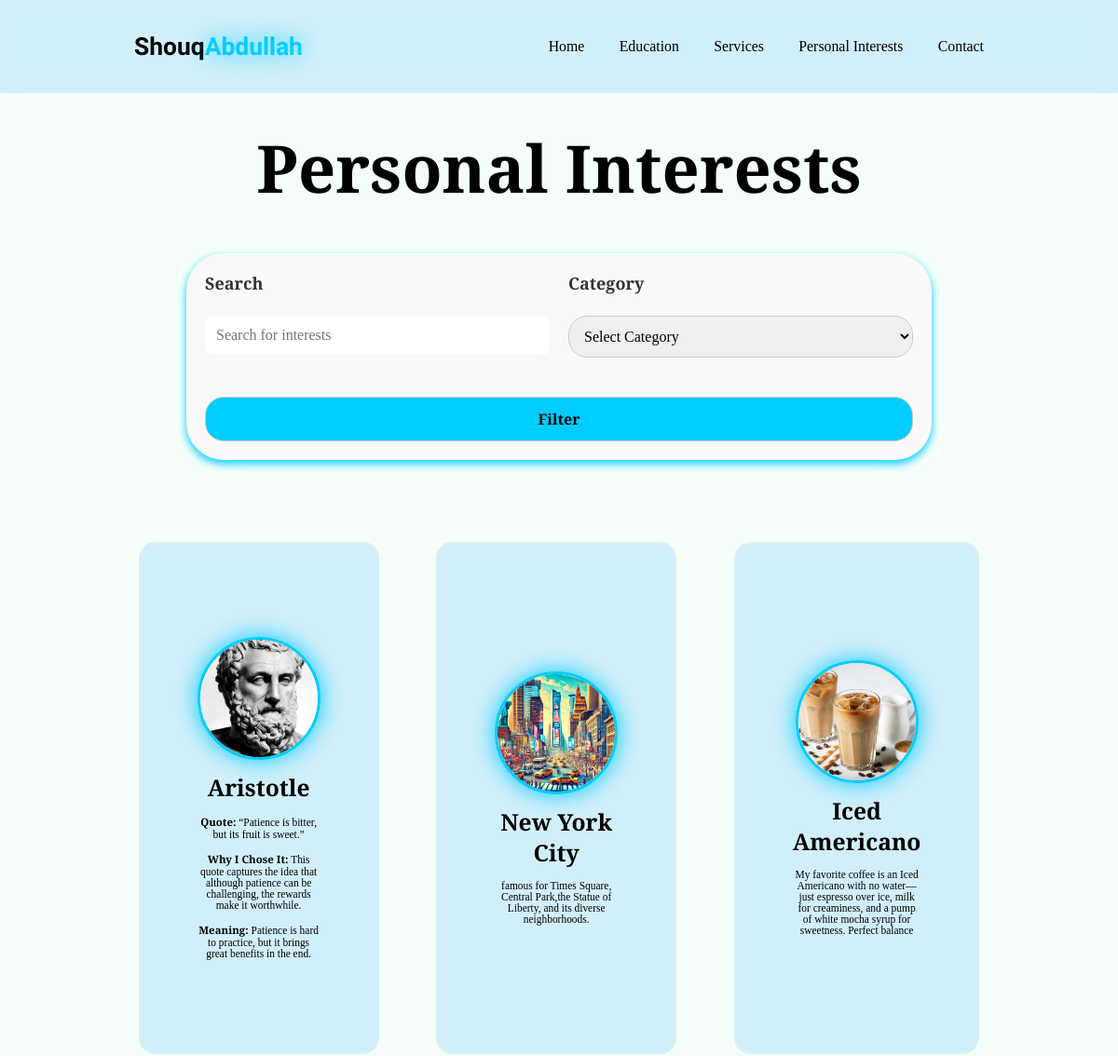
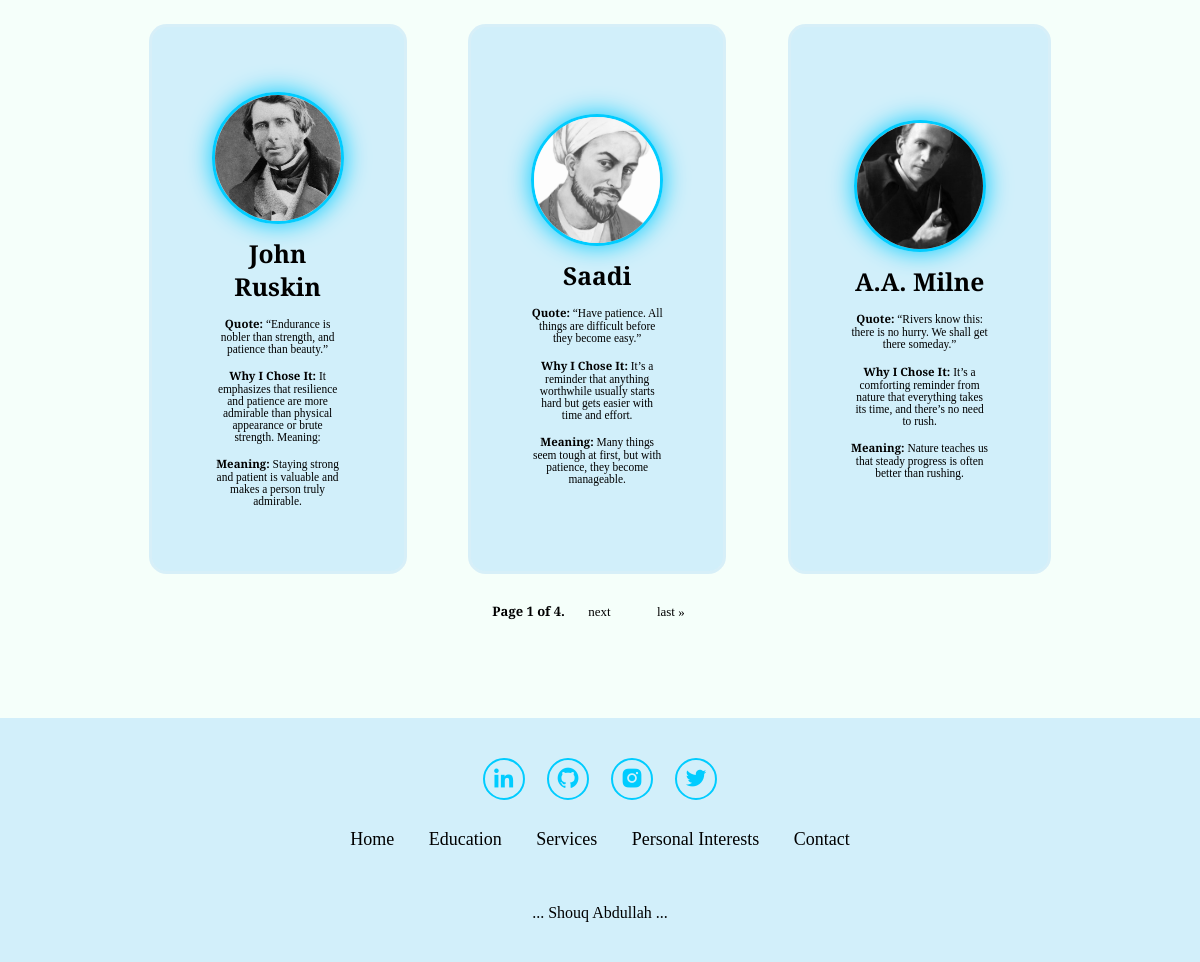
/interests/, run on the app's committed database (2 pictures, top to bottom).
### dashboard/models.py (models this page shows, shortened)
class Interest(models.Model):
    CATEGORY_CHOICES = [
        ('city', 'Favorite City'),
        ('drink', 'Favorite Drink'),
        ('quote', 'Favorite Quote'),
    ]
    name = models.CharField(max_length=255)
    description = models.TextField(null=False, blank=True)
    quote = models.TextField(null=False, blank=True)
    meaning = models.TextField(null=True, blank=True)
    why_chose = models.TextField(null=True, blank=True)
    image = models.ImageField(upload_to='interest_images/', blank=True, null=True)
    category = models.CharField(
        max_length=20,
        choices=CATEGORY_CHOICES,
        null=True,
        blank=True,
        default='city',
    )

### about_myself/views.py (the view)
# urls.py: path('interests/', views.interests_view, name='interests'),
def interests_view(request):
    search_term = request.GET.get('q', '')
    category_filter = request.GET.get('category', '')
    interests = Interest.objects.all()
    if search_term:
        interests = interests.filter(name__icontains=search_term)
    if category_filter:
        interests = interests.filter(category=category_filter)
    paginator = Paginator(interests, 6)
    page_number = request.GET.get('page')
    page_obj = paginator.get_page(page_number)
    categories = Interest.CATEGORY_CHOICES
    return render(request, 'about_myself/interests.html', {
        'page_obj': page_obj,
        'interests': interests,
        'categories': categories,
        'category_filter': category_filter,
    })

### about_myself/templates/about_myself/interests.html (shortened to what this page needs)
{% extends 'about_myself/base.html' %}
{% load static %}
{% block content %}
<section class="testimonials" id="testimonials">
    <div class="testimonials-box">
        <h2 class="heading">Personal Interests</h2>
        <form method="GET" class="filter-form">
            <div class="filter-row">
                <div class="filter-group">
                    <label for="q" class="filter-label">Search</label>
                    <input type="text" name="q" id="q" placeholder="Search for interests" value="{{ search_term }}" class="custom-search-input">
                </div>
                <div class="filter-group">
                    <label for="category" class="filter-label">Category</label>
                    <select name="category" id="category" class="custom-select">
                        <option value="">Select Category</option>
                    </select>
                </div>
                <div class="filter-group">
                    <button type="submit" class="filter-btn">Filter</button>
                </div>
            </div>
        </form>
        <div class="wrapper">
            {% for interest in page_obj %}
                <div class="testimonials-item">
                    {% if interest.image %}
                        <img src="{{ interest.image.url }}" alt="{{ interest.name }}">
                    {% else %}
                        <img src="{% static 'images/default-image.png' %}" alt="No img">
                    {% endif %}
                    <h2>{{ interest.name }}</h2>
                    {% if interest.category == 'drink' or interest.category == 'city' %}
                        <p>{{ interest.quote }}</p>
                    {% elif interest.category == 'quote' %}
                        <p><strong>Quote:</strong> {{ interest.quote }}</p>
                        <p><strong>Why I Chose It:</strong> {{ interest.why_chose }}</p>
                        <p><strong>Meaning:</strong> {{ interest.meaning }}</p>
                    {% endif %}
                </div>
            {% empty %}
                <p>No testimonials available.</p>
            {% endfor %}
        </div>
    </div>
<div class="pagination">
    <span class="step-links">
        <span class="current">
            Page {{ page_obj.number }} of {{ page_obj.paginator.num_pages }}.
        </span>
        {% if page_obj.has_next %}
            <a href="?page={{ page_obj.next_page_number }}&q={{ search_term }}&category={{ category_filter }}">next</a>
            <a href="?page={{ page_obj.paginator.num_pages }}&q={{ search_term }}&category={{ category_filter }}">last &raquo;</a>
        {% endif %}
    </span>
</div>
</section>
{% endblock %}

### about_myself/templates/about_myself/base.html (shortened to what this page needs)
{% load static %}
<!DOCTYPE html>
<html lang="en">
<head>
    <link rel="stylesheet" href="{% static 'css/style.css' %}">
    <link href='https://unpkg.com/boxicons@2.1.4/css/boxicons.min.css' rel='stylesheet'>
    <link rel="stylesheet" href="https://cdnjs.cloudflare.com/ajax/libs/font-awesome/4.7.0/css/font-awesome.min.css">
</head>
<body>
    <header class="header">
        <a href="{% url 'home' %}" class="logo" style="font-family: 'Clicker Script' , cursive;" >Shouq<span style="font-family: 'Clicker Script' , cursive;" >Abdullah</span></a>
        <nav class="navbar">
            {% if request.resolver_match.view_name == 'dashboard:dashboard_home' %}
            <a href="{% url 'dashboard:dashboard_home' %}">Dashboard</a>
            <a href="{% url 'dashboard:add_education' %}">Add Education</a>
            <a href="{% url 'dashboard:add_interest' %}">Add Interest</a>
            <a href="{% url 'dashboard:add_service' %}">Add Service</a>
            <a href="{% url 'contact:message_list' %}">Message</a>
            <a href="{% url 'home' %}">User Home</a>
        {% else %}
        <a href="{% url 'home' %}" >Home</a>
        <a href="{% url 'education' %}">Education</a>
        <a href="{% url 'services' %}">Services</a>
        <a href="{% url 'interests' %}">Personal Interests</a>
        <a href="{% url 'contact:contact' %}">Contact</a>
        {% endif %}
        </nav>
    </header>
    {% block content %}
    {% endblock %}
    <footer class="footer">
        <div class="social">
            <a href="#"><i class='bx bxl-linkedin'></i></a>
            <a href="#"><i class='bx bxl-github'></i></a>
            <a href="#"><i class='bx bxl-instagram-alt'></i></a>
            <a href="#"><i class='bx bxl-twitter'></i></a>
        </div>
        <ul class="list">
            {% if request.resolver_match.view_name == 'dashboard:dashboard_home' %}
            <li><a href="{% url 'dashboard:dashboard_home' %}">Dashboard</a></li>
            <li><a href="{% url 'dashboard:add_education' %}">Add Education</a></li>
            <li><a href="{% url 'dashboard:add_interest' %}">Add Interest</a></li>
            <li><a href="{% url 'dashboard:add_service' %}">Add Service</a></li>
            <li><a href="{% url 'contact:message_list' %}">Message</a></li>
            <li><a href="{% url 'home' %}">User Home</a></li>
            {% else %}
            <li><a href="{% url 'home' %}">Home</a></li>
            <li><a href="{% url 'education' %}">Education</a></li>
            <li><a href="{% url 'services' %}">Services</a></li>
            <li><a href="{% url 'interests' %}">Personal Interests</a></li>
            <li><a href="{% url 'contact:contact' %}">Contact</a></li>
            {% endif %}
        </ul>
        <p class="copyright">... Shouq Abdullah ...</p>
    </footer>
</body>
</html>

### data on the page
Interest: image (picture), name "Aristotle", quote "“Patience is bitter, but its fruit is sweet.”", why_chose "This quote captures the idea that although patience can be challenging, the rewards make it worthwhile.", meaning "Patience is hard to practice, but it brings great benefits in the end."
Interest: image (picture), name "New York City", quote "famous for Times Square, Central Park,the Statue of Liberty, and its diverse neighborhoods."
Interest: image (picture), name "Iced Americano", quote "My favorite coffee is an Iced Americano with no water—just espresso over ice, milk for creaminess, and a pump of white mocha syrup for sweetness. Perfect balance"
Interest: image (picture), name "John Ruskin", quote "“Endurance is nobler than strength, and patience than beauty.”", why_chose "It emphasizes that resilience and patience are more admirable than physical appearance or brute strength. Meaning:", meaning "Staying strong and patient is valuable and makes a person truly admirable."
Interest: image (picture), name "Saadi", quote "“Have patience. All things are difficult before they become easy.”", why_chose "It’s a reminder that anything worthwhile usually starts hard but gets easier with time and effort.", meaning "Many things seem tough at first, but with patience, they become manageable."
Interest: image (picture), name "A.A. Milne", quote "“Rivers know this: there is no hurry. We shall get there someday.”", why_chose "It’s a comforting reminder from nature that everything takes its time, and there’s no need to rush.", meaning "Nature teaches us that steady progress is often better than rushing."

### other printed values
{{ page_obj.number }} "1"
{{ page_obj.paginator.num_pages }} "4"
